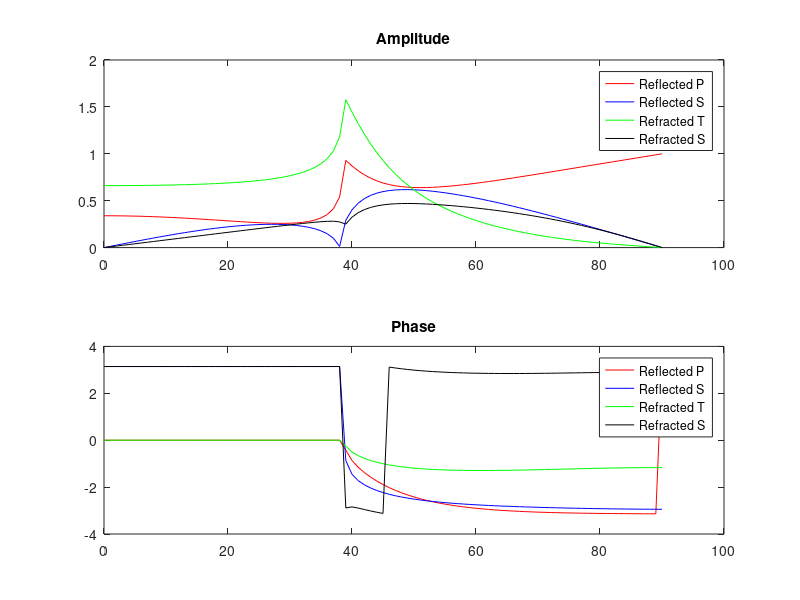

Write the MATLAB code that produced this figure.
alpha1=5;
alpha2=8.0;
beta1=alpha1/1.732;
beta2=4.6;
rho1=2.667;
rho2=3.38;
theta = linspace(0,90,91);
theta_rad=theta*pi/180;
p=sin(theta_rad)/alpha1;
eta_a1=cos(theta_rad)/alpha1;
eta_a2=cos(asin(p*alpha2))/alpha2;
eta_b1=cos(asin(p*beta1))/beta1;
eta_b2=cos(asin(p*beta2))/beta2;
a=rho2*(1-2*beta2^2*p.^2)-rho1*(1-2*beta1^2*p.^2);
b=rho2*(1-2*beta2^2*p.^2)+2*rho1*beta1^2*p.^2;
c=rho1*(1-2*beta1^2*p.^2)+2*rho2*beta2^2*p.^2;
d=2*(rho2*beta2^2-rho1*beta1^2);
E=b.*eta_a1+c.*eta_a2;
F=b.*eta_b1+c.*eta_b2;
G=a-d*eta_a1.*eta_b2;
H=a-d*eta_a2.*eta_b1;
D=E.*F+G.*H.*p.^2;
Rpp=((b.*eta_a1-c.*eta_a2).*F-(a+d.*eta_a1.*eta_b2).*H.*p.^2)./D;
Rps=-(2*eta_a1.*(a.*b+c*d.*eta_a2.*eta_b2).*p*(alpha1/beta1))./D;
Tpp=(2*rho1*eta_a1.*F.*(alpha1/alpha2))./D;
Tps=(2*rho1*eta_a1.*H.*p.*(alpha1/beta2))./D;
subplot(2,1,1);
plot(theta,abs(Rpp),'r-',theta,abs(Rps),'b-',theta,abs(Tpp),'g-',theta,abs(Tps),'black-');
legend('Reflected P','Reflected S','Refracted T','Refracted S');
title('Amplitude');
subplot(2,1,2);
plot(theta,angle(Rpp),'r-',theta,angle(Rps),'b-',theta,angle(Tpp),'g-',theta,angle(Tps),'black-');
legend('Reflected P','Reflected S','Refracted T','Refracted S');
title('Phase');
